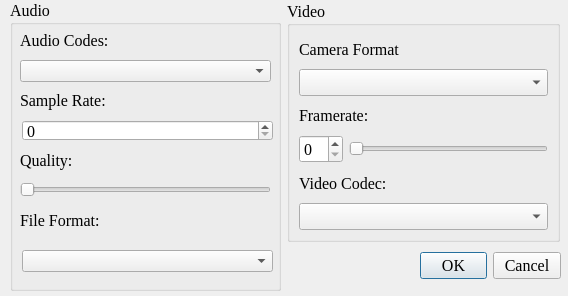
<?xml version="1.0" encoding="UTF-8"?>
<ui version="4.0">
 <class>VideoSettings</class>
 <widget class="QDialog" name="VideoSettings">
  <property name="geometry">
   <rect>
    <x>0</x>
    <y>0</y>
    <width>568</width>
    <height>296</height>
   </rect>
  </property>
  <property name="font">
   <font>
    <family>Times New Roman</family>
    <pointsize>12</pointsize>
   </font>
  </property>
  <property name="windowTitle">
   <string>Dialog</string>
  </property>
  <widget class="QGroupBox" name="groupBox_2">
   <property name="geometry">
    <rect>
     <x>287</x>
     <y>1</y>
     <width>273</width>
     <height>241</height>
    </rect>
   </property>
   <property name="title">
    <string>Video</string>
   </property>
   <layout class="QGridLayout" name="gridLayout_2">
    <item row="0" column="0" colspan="2">
     <widget class="QLabel" name="label_8">
      <property name="text">
       <string>Camera Format</string>
      </property>
     </widget>
    </item>
    <item row="5" column="0" colspan="2">
     <widget class="QComboBox" name="videoCodecBox"/>
    </item>
    <item row="2" column="0" colspan="2">
     <widget class="QLabel" name="label_9">
      <property name="text">
       <string>Framerate:</string>
      </property>
     </widget>
    </item>
    <item row="4" column="0" colspan="2">
     <widget class="QLabel" name="label_6">
      <property name="text">
       <string>Video Codec:</string>
      </property>
     </widget>
    </item>
    <item row="1" column="0" colspan="2">
     <widget class="QComboBox" name="videoFormatBox"/>
    </item>
    <item row="3" column="0" colspan="2">
     <layout class="QHBoxLayout" name="horizontalLayout">
      <item>
       <widget class="QSpinBox" name="fpsSpinBox"/>
      </item>
      <item>
       <widget class="QSlider" name="fpsSlider">
        <property name="orientation">
         <enum>Qt::Horizontal</enum>
        </property>
       </widget>
      </item>
     </layout>
    </item>
   </layout>
  </widget>
  <widget class="QGroupBox" name="groupBox">
   <property name="geometry">
    <rect>
     <x>10</x>
     <y>0</y>
     <width>271</width>
     <height>291</height>
    </rect>
   </property>
   <property name="title">
    <string>Audio</string>
   </property>
   <widget class="QLabel" name="label_4">
    <property name="geometry">
     <rect>
      <x>10</x>
      <y>30</y>
      <width>255</width>
      <height>21</height>
     </rect>
    </property>
    <property name="text">
     <string>Audio Codes:</string>
    </property>
   </widget>
   <widget class="QLabel" name="label_5">
    <property name="geometry">
     <rect>
      <x>10</x>
      <y>90</y>
      <width>255</width>
      <height>21</height>
     </rect>
    </property>
    <property name="text">
     <string>Sample Rate:</string>
    </property>
   </widget>
   <widget class="QComboBox" name="containerFormatBox">
    <property name="geometry">
     <rect>
      <x>10</x>
      <y>60</y>
      <width>251</width>
      <height>22</height>
     </rect>
    </property>
   </widget>
   <widget class="QSpinBox" name="audioSampleRateBox">
    <property name="geometry">
     <rect>
      <x>12</x>
      <y>120</y>
      <width>251</width>
      <height>21</height>
     </rect>
    </property>
   </widget>
   <widget class="QLabel" name="label_3">
    <property name="geometry">
     <rect>
      <x>10</x>
      <y>150</y>
      <width>255</width>
      <height>21</height>
     </rect>
    </property>
    <property name="text">
     <string>Quality:</string>
    </property>
   </widget>
   <widget class="QSlider" name="qualitySlider">
    <property name="geometry">
     <rect>
      <x>10</x>
      <y>180</y>
      <width>251</width>
      <height>20</height>
     </rect>
    </property>
    <property name="maximum">
     <number>4</number>
    </property>
    <property name="orientation">
     <enum>Qt::Horizontal</enum>
    </property>
   </widget>
   <widget class="QLabel" name="label_7">
    <property name="geometry">
     <rect>
      <x>10</x>
      <y>210</y>
      <width>251</width>
      <height>21</height>
     </rect>
    </property>
    <property name="text">
     <string>File Format:</string>
    </property>
   </widget>
   <widget class="QComboBox" name="audioCodecBox">
    <property name="geometry">
     <rect>
      <x>12</x>
      <y>250</y>
      <width>251</width>
      <height>22</height>
     </rect>
    </property>
   </widget>
  </widget>
  <widget class="QDialogButtonBox" name="buttonBox">
   <property name="geometry">
    <rect>
     <x>420</x>
     <y>250</y>
     <width>141</width>
     <height>31</height>
    </rect>
   </property>
   <property name="standardButtons">
    <set>QDialogButtonBox::Cancel|QDialogButtonBox::Ok</set>
   </property>
  </widget>
 </widget>
 <resources/>
 <connections/>
</ui>
